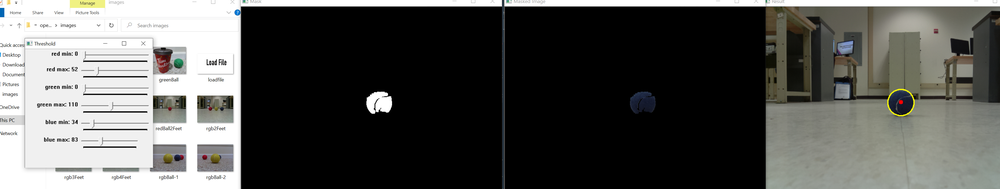
#> input picture Lab_1/filter_settings/blueball2feetawaysetting1.PNG, 1000 x 189 px, shrunk from 3680 x 694 before the run
$ python contractandbrightness.py --input filter_settings/blueball2feetawaysetting1.PNG
#> lines starting #> are read from the running program, lines starting #| are printed output that depends on the picture
from __future__ import print_function
from builtins import input
import cv2
import numpy as np
import argparse

# Read image given by user
parser = argparse.ArgumentParser(description='Code for Changing the contrast and brightness of an image! tutorial.')
parser.add_argument('--input', help='Path to input image.', default='./images/blueBall.jpg')
args = parser.parse_args()
image = cv2.imread(str(args.input))
#> image is the input picture: shape (189, 1000, 3); mean B, G, R 84.5, 87, 86.8


def nothing():
    pass


# brightnes and contract controlls
cv2.namedWindow('Threshold')
cv2.createTrackbar('Alpha', 'Threshold', 1, 3, nothing)
cv2.createTrackbar('Beta', 'Threshold', 0, 100, nothing)
#> slider 'Beta' is set to 33

if image is None:
    print('Could not open or find the image: ', args.input)
    exit(0)
# new_image = np.zeros(image.shape, image.dtype)
alpha = 1.0  # Simple contrast control
beta = 10  # Simple brightness control
# Initialize values
cv2.imshow('Original Image', image)
while 1:
    alpha = cv2.getTrackbarPos('Alpha', 'Threshold')
    beta = cv2.getTrackbarPos('Beta', 'Threshold')
    # Do the operation new_image(i,j) = alpha*image(i,j) + beta
    # Instead of these 'for' loops we could have used simply:
    # new_image = cv.convertScaleAbs(image, alpha=alpha, beta=beta)
    # but we wanted to show you how to access the pixels :)

    new_image = cv2.convertScaleAbs(image, alpha=alpha, beta=beta)
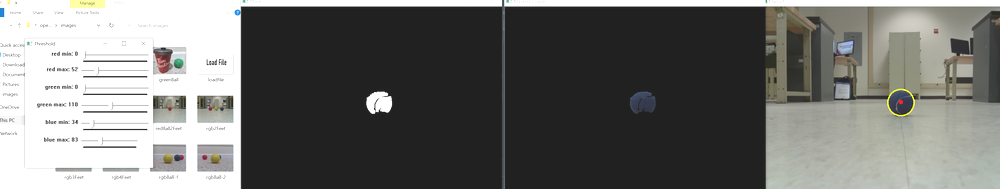
#> new_image: shape (189, 1000, 3); mean B, G, R 111.8, 114.3, 114.1
    print(str(new_image))
#> (printed output is left out)
    # [4 lines of commented-out code are left out]
    cv2.imshow('New Image', new_image)

# Wait until user press some key
# cv2.waitKey()

$ run again, on Lab_1/filter_settings/blueball2feetawaysetting3.PNG
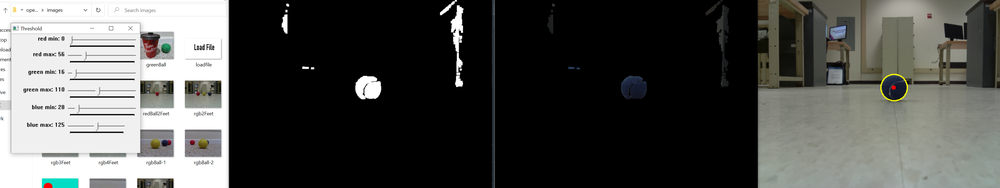
#> input picture Lab_1/filter_settings/blueball2feetawaysetting3.PNG, 1000 x 188 px, shrunk from 3651 x 688 before the run
#> image is the input picture: shape (188, 1000, 3); mean B, G, R 78.2, 80.7, 80.1
#> `new_image = cv2.convertScaleAbs(image, alpha=alpha, beta=beta)`:
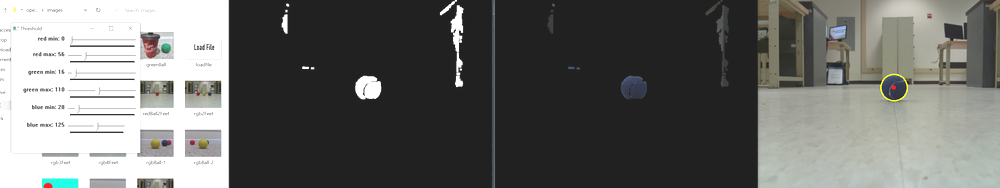
#> new_image: shape (188, 1000, 3); mean B, G, R 106.6, 109.2, 108.5
#> (printed output is left out)

$ run again, on Lab_1/filter_settings/bluesetting1.PNG
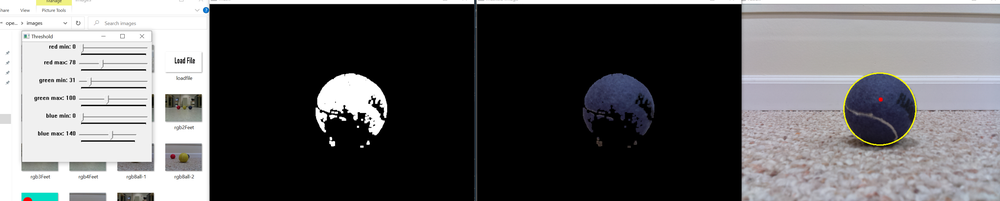
#> input picture Lab_1/filter_settings/bluesetting1.PNG, 1000 x 201 px, shrunk from 3630 x 730 before the run
#> image is the input picture: shape (201, 1000, 3); mean B, G, R 97.4, 96.1, 96.6
#> `new_image = cv2.convertScaleAbs(image, alpha=alpha, beta=beta)`:
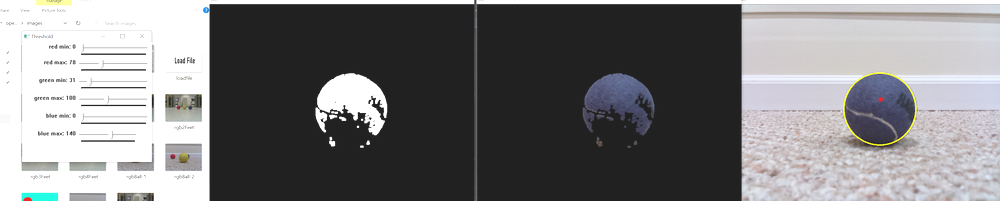
#> new_image: shape (201, 1000, 3); mean B, G, R 125.3, 124, 124.4
#> (printed output is left out)

$ run again, on Lab_1/filter_settings/bluesetting2.PNG
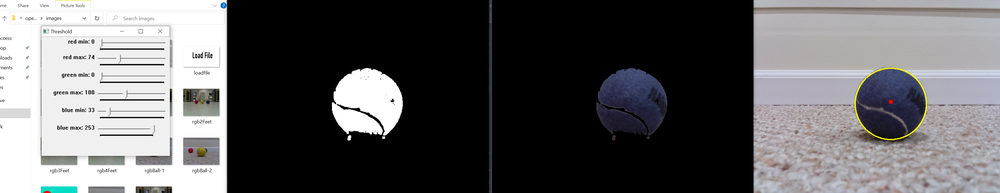
#> input picture Lab_1/filter_settings/bluesetting2.PNG, 1000 x 193 px, shrunk from 3668 x 707 before the run
#> image is the input picture: shape (193, 1000, 3); mean B, G, R 98.3, 96.9, 97.4
#> `new_image = cv2.convertScaleAbs(image, alpha=alpha, beta=beta)`:
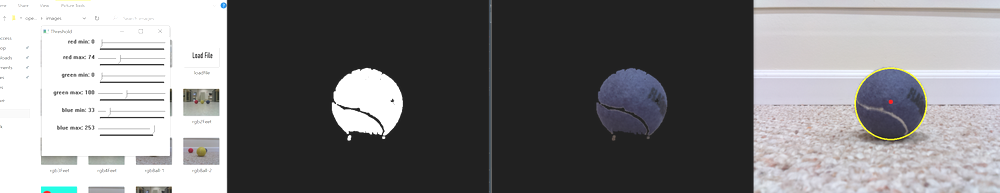
#> new_image: shape (193, 1000, 3); mean B, G, R 125.9, 124.4, 125
#> (printed output is left out)
